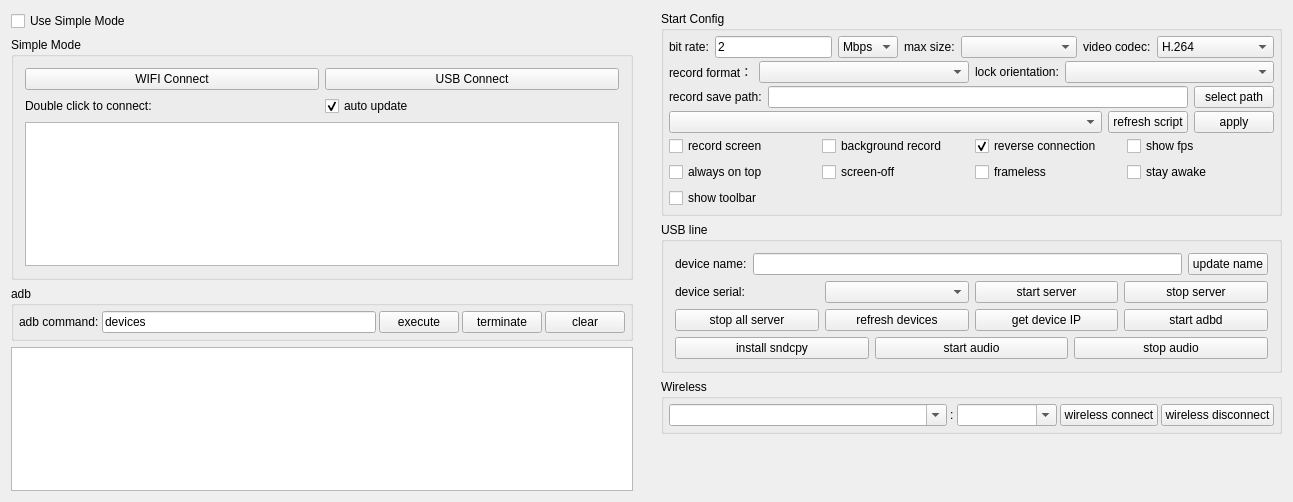
<?xml version="1.0" encoding="UTF-8"?>
<ui version="4.0">
 <class>Widget</class>
 <widget class="QWidget" name="Widget">
  <property name="geometry">
   <rect>
    <x>0</x>
    <y>0</y>
    <width>1293</width>
    <height>502</height>
   </rect>
  </property>
  <property name="windowTitle">
   <string notr="true">QtScrcpy</string>
  </property>
  <layout class="QHBoxLayout" name="horizontalLayout_11">
   <property name="leftMargin">
    <number>0</number>
   </property>
   <property name="topMargin">
    <number>0</number>
   </property>
   <property name="rightMargin">
    <number>0</number>
   </property>
   <property name="bottomMargin">
    <number>0</number>
   </property>
   <item>
    <widget class="QWidget" name="leftWidget" native="true">
     <property name="sizePolicy">
      <sizepolicy hsizetype="Preferred" vsizetype="Preferred">
       <horstretch>0</horstretch>
       <verstretch>0</verstretch>
      </sizepolicy>
     </property>
     <layout class="QVBoxLayout" name="verticalLayout_5">
      <item>
       <widget class="QCheckBox" name="useSingleModeCheck">
        <property name="sizePolicy">
         <sizepolicy hsizetype="Preferred" vsizetype="Maximum">
          <horstretch>0</horstretch>
          <verstretch>0</verstretch>
         </sizepolicy>
        </property>
        <property name="styleSheet">
         <string notr="true"/>
        </property>
        <property name="text">
         <string>Use Simple Mode</string>
        </property>
        <property name="checked">
         <bool>false</bool>
        </property>
       </widget>
      </item>
      <item>
       <widget class="QGroupBox" name="simpleGroupBox">
        <property name="sizePolicy">
         <sizepolicy hsizetype="Preferred" vsizetype="Preferred">
          <horstretch>0</horstretch>
          <verstretch>0</verstretch>
         </sizepolicy>
        </property>
        <property name="title">
         <string>Simple Mode</string>
        </property>
        <property name="checkable">
         <bool>false</bool>
        </property>
        <layout class="QVBoxLayout" name="verticalLayout_4">
         <item>
          <layout class="QHBoxLayout" name="horizontalLayout_9">
           <item>
            <widget class="QPushButton" name="wifiConnectBtn">
             <property name="sizePolicy">
              <sizepolicy hsizetype="Preferred" vsizetype="Maximum">
               <horstretch>0</horstretch>
               <verstretch>0</verstretch>
              </sizepolicy>
             </property>
             <property name="text">
              <string>WIFI Connect</string>
             </property>
            </widget>
           </item>
           <item>
            <widget class="QPushButton" name="usbConnectBtn">
             <property name="sizePolicy">
              <sizepolicy hsizetype="Preferred" vsizetype="Maximum">
               <horstretch>0</horstretch>
               <verstretch>0</verstretch>
              </sizepolicy>
             </property>
             <property name="text">
              <string>USB Connect</string>
             </property>
            </widget>
           </item>
          </layout>
         </item>
         <item>
          <layout class="QHBoxLayout" name="horizontalLayout_13">
           <property name="topMargin">
            <number>0</number>
           </property>
           <item>
            <widget class="QLabel" name="label_10">
             <property name="sizePolicy">
              <sizepolicy hsizetype="Preferred" vsizetype="Preferred">
               <horstretch>0</horstretch>
               <verstretch>0</verstretch>
              </sizepolicy>
             </property>
             <property name="text">
              <string>Double click to connect:</string>
             </property>
            </widget>
           </item>
           <item>
            <widget class="QCheckBox" name="autoUpdatecheckBox">
             <property name="sizePolicy">
              <sizepolicy hsizetype="Preferred" vsizetype="Preferred">
               <horstretch>0</horstretch>
               <verstretch>0</verstretch>
              </sizepolicy>
             </property>
             <property name="text">
              <string>auto update</string>
             </property>
             <property name="checked">
              <bool>true</bool>
             </property>
            </widget>
           </item>
          </layout>
         </item>
         <item>
          <widget class="QListWidget" name="connectedPhoneList">
           <property name="sizePolicy">
            <sizepolicy hsizetype="Preferred" vsizetype="Preferred">
             <horstretch>0</horstretch>
             <verstretch>0</verstretch>
            </sizepolicy>
           </property>
          </widget>
         </item>
        </layout>
       </widget>
      </item>
      <item>
       <widget class="QGroupBox" name="adbGroupBox">
        <property name="sizePolicy">
         <sizepolicy hsizetype="Preferred" vsizetype="Maximum">
          <horstretch>0</horstretch>
          <verstretch>0</verstretch>
         </sizepolicy>
        </property>
        <property name="title">
         <string notr="true">adb</string>
        </property>
        <layout class="QHBoxLayout" name="horizontalLayout_2">
         <property name="spacing">
          <number>3</number>
         </property>
         <property name="leftMargin">
          <number>5</number>
         </property>
         <property name="topMargin">
          <number>5</number>
         </property>
         <property name="rightMargin">
          <number>5</number>
         </property>
         <property name="bottomMargin">
          <number>5</number>
         </property>
         <item>
          <widget class="QLabel" name="label_7">
           <property name="sizePolicy">
            <sizepolicy hsizetype="Maximum" vsizetype="Preferred">
             <horstretch>0</horstretch>
             <verstretch>0</verstretch>
            </sizepolicy>
           </property>
           <property name="text">
            <string>adb command:</string>
           </property>
           <property name="buddy">
            <cstring>adbCommandEdt</cstring>
           </property>
          </widget>
         </item>
         <item>
          <widget class="QLineEdit" name="adbCommandEdt">
           <property name="sizePolicy">
            <sizepolicy hsizetype="MinimumExpanding" vsizetype="Preferred">
             <horstretch>0</horstretch>
             <verstretch>0</verstretch>
            </sizepolicy>
           </property>
           <property name="text">
            <string notr="true">devices</string>
           </property>
          </widget>
         </item>
         <item>
          <widget class="QPushButton" name="adbCommandBtn">
           <property name="sizePolicy">
            <sizepolicy hsizetype="Maximum" vsizetype="Preferred">
             <horstretch>0</horstretch>
             <verstretch>0</verstretch>
            </sizepolicy>
           </property>
           <property name="text">
            <string>execute</string>
           </property>
          </widget>
         </item>
         <item>
          <widget class="QPushButton" name="stopAdbBtn">
           <property name="sizePolicy">
            <sizepolicy hsizetype="Maximum" vsizetype="Preferred">
             <horstretch>0</horstretch>
             <verstretch>0</verstretch>
            </sizepolicy>
           </property>
           <property name="text">
            <string>terminate</string>
           </property>
          </widget>
         </item>
         <item>
          <widget class="QPushButton" name="clearOut">
           <property name="sizePolicy">
            <sizepolicy hsizetype="Maximum" vsizetype="Preferred">
             <horstretch>0</horstretch>
             <verstretch>0</verstretch>
            </sizepolicy>
           </property>
           <property name="text">
            <string>clear</string>
           </property>
          </widget>
         </item>
        </layout>
       </widget>
      </item>
      <item>
       <widget class="QTextEdit" name="outEdit">
        <property name="sizePolicy">
         <sizepolicy hsizetype="Preferred" vsizetype="Preferred">
          <horstretch>0</horstretch>
          <verstretch>0</verstretch>
         </sizepolicy>
        </property>
        <property name="focusPolicy">
         <enum>Qt::NoFocus</enum>
        </property>
        <property name="documentTitle">
         <string/>
        </property>
        <property name="readOnly">
         <bool>true</bool>
        </property>
       </widget>
      </item>
     </layout>
    </widget>
   </item>
   <item>
    <widget class="QWidget" name="rightWidget" native="true">
     <property name="sizePolicy">
      <sizepolicy hsizetype="MinimumExpanding" vsizetype="Preferred">
       <horstretch>0</horstretch>
       <verstretch>0</verstretch>
      </sizepolicy>
     </property>
     <layout class="QVBoxLayout" name="verticalLayout_6">
      <item>
       <widget class="QGroupBox" name="configGroupBox">
        <property name="sizePolicy">
         <sizepolicy hsizetype="Preferred" vsizetype="Preferred">
          <horstretch>0</horstretch>
          <verstretch>0</verstretch>
         </sizepolicy>
        </property>
        <property name="title">
         <string>Start Config</string>
        </property>
        <layout class="QVBoxLayout" name="verticalLayout_3">
         <property name="spacing">
          <number>3</number>
         </property>
         <property name="leftMargin">
          <number>5</number>
         </property>
         <property name="topMargin">
          <number>5</number>
         </property>
         <property name="rightMargin">
          <number>5</number>
         </property>
         <property name="bottomMargin">
          <number>5</number>
         </property>
         <item>
          <widget class="QWidget" name="configWidget1" native="true">
           <property name="sizePolicy">
            <sizepolicy hsizetype="Preferred" vsizetype="Preferred">
             <horstretch>0</horstretch>
             <verstretch>0</verstretch>
            </sizepolicy>
           </property>
           <layout class="QHBoxLayout" name="horizontalLayout_5">
            <property name="leftMargin">
             <number>0</number>
            </property>
            <property name="topMargin">
             <number>0</number>
            </property>
            <property name="rightMargin">
             <number>0</number>
            </property>
            <property name="bottomMargin">
             <number>0</number>
            </property>
            <item>
             <widget class="QLabel" name="label_3">
              <property name="sizePolicy">
               <sizepolicy hsizetype="Maximum" vsizetype="Preferred">
                <horstretch>0</horstretch>
                <verstretch>0</verstretch>
               </sizepolicy>
              </property>
              <property name="text">
               <string>bit rate:</string>
              </property>
             </widget>
            </item>
            <item>
             <widget class="QLineEdit" name="bitRateEdit">
              <property name="sizePolicy">
               <sizepolicy hsizetype="Preferred" vsizetype="Preferred">
                <horstretch>0</horstretch>
                <verstretch>0</verstretch>
               </sizepolicy>
              </property>
              <property name="text">
               <string notr="true">2</string>
              </property>
             </widget>
            </item>
            <item>
             <widget class="QComboBox" name="bitRateBox">
              <property name="sizePolicy">
               <sizepolicy hsizetype="Maximum" vsizetype="Preferred">
                <horstretch>0</horstretch>
                <verstretch>0</verstretch>
               </sizepolicy>
              </property>
              <property name="toolTip">
               <string/>
              </property>
              <property name="currentText">
               <string notr="true">Mbps</string>
              </property>
              <item>
               <property name="text">
                <string notr="true">Mbps</string>
               </property>
              </item>
              <item>
               <property name="text">
                <string notr="true">Kbps</string>
               </property>
              </item>
             </widget>
            </item>
            <item>
             <widget class="QLabel" name="label_4">
              <property name="sizePolicy">
               <sizepolicy hsizetype="Maximum" vsizetype="Preferred">
                <horstretch>0</horstretch>
                <verstretch>0</verstretch>
               </sizepolicy>
              </property>
              <property name="text">
               <string>max size:</string>
              </property>
             </widget>
            </item>
             <item>
              <widget class="QComboBox" name="maxSizeBox">
               <property name="sizePolicy">
                <sizepolicy hsizetype="Preferred" vsizetype="Preferred">
                 <horstretch>0</horstretch>
                 <verstretch>0</verstretch>
                </sizepolicy>
               </property>
               <property name="toolTip">
                <string/>
               </property>
              </widget>
             </item>
             <item>
              <widget class="QLabel" name="labelVideoCodec">
               <property name="sizePolicy">
                <sizepolicy hsizetype="Maximum" vsizetype="Preferred">
                 <horstretch>0</horstretch>
                 <verstretch>0</verstretch>
                </sizepolicy>
               </property>
               <property name="text">
                <string>video codec:</string>
               </property>
              </widget>
             </item>
             <item>
              <widget class="QComboBox" name="videoCodecBox">
               <property name="sizePolicy">
                <sizepolicy hsizetype="Preferred" vsizetype="Preferred">
                 <horstretch>0</horstretch>
                 <verstretch>0</verstretch>
                </sizepolicy>
               </property>
               <property name="toolTip">
                <string>H.264: 兼容性最好，延迟最低（默认）&#x0A;H.265: 相同码率画质更好，但编码延迟较高，需设备支持&#x0A;AV1: 压缩率最高，仅新设备支持，旧设备可能导致无画面</string>
               </property>
               <item>
                <property name="text">
                 <string notr="true">H.264</string>
                </property>
               </item>
               <item>
                <property name="text">
                 <string notr="true">H.265</string>
                </property>
               </item>
               <item>
                <property name="text">
                 <string notr="true">AV1</string>
                </property>
               </item>
              </widget>
             </item>
            </layout>
          </widget>
         </item>
         <item>
          <widget class="QWidget" name="configWidget5" native="true">
           <property name="sizePolicy">
            <sizepolicy hsizetype="Preferred" vsizetype="Preferred">
             <horstretch>0</horstretch>
             <verstretch>0</verstretch>
            </sizepolicy>
           </property>
           <layout class="QHBoxLayout" name="horizontalLayout_7">
            <property name="leftMargin">
             <number>0</number>
            </property>
            <property name="topMargin">
             <number>0</number>
            </property>
            <property name="rightMargin">
             <number>0</number>
            </property>
            <property name="bottomMargin">
             <number>0</number>
            </property>
            <item>
             <widget class="QLabel" name="label_6">
              <property name="sizePolicy">
               <sizepolicy hsizetype="Maximum" vsizetype="Preferred">
                <horstretch>0</horstretch>
                <verstretch>0</verstretch>
               </sizepolicy>
              </property>
              <property name="text">
               <string>record format：</string>
              </property>
             </widget>
            </item>
            <item>
             <widget class="QComboBox" name="formatBox">
              <property name="sizePolicy">
               <sizepolicy hsizetype="Preferred" vsizetype="Preferred">
                <horstretch>0</horstretch>
                <verstretch>0</verstretch>
               </sizepolicy>
              </property>
             </widget>
            </item>
            <item>
             <widget class="QLabel" name="label_8">
              <property name="sizePolicy">
               <sizepolicy hsizetype="Maximum" vsizetype="Preferred">
                <horstretch>0</horstretch>
                <verstretch>0</verstretch>
               </sizepolicy>
              </property>
              <property name="text">
               <string>lock orientation:</string>
              </property>
             </widget>
            </item>
            <item>
             <widget class="QComboBox" name="lockOrientationBox">
              <property name="sizePolicy">
               <sizepolicy hsizetype="Preferred" vsizetype="Preferred">
                <horstretch>0</horstretch>
                <verstretch>0</verstretch>
               </sizepolicy>
              </property>
             </widget>
            </item>
           </layout>
          </widget>
         </item>
         <item>
          <widget class="QWidget" name="configWidget2" native="true">
           <property name="sizePolicy">
            <sizepolicy hsizetype="Preferred" vsizetype="Preferred">
             <horstretch>0</horstretch>
             <verstretch>0</verstretch>
            </sizepolicy>
           </property>
           <layout class="QHBoxLayout" name="horizontalLayout_6">
            <property name="leftMargin">
             <number>0</number>
            </property>
            <property name="topMargin">
             <number>0</number>
            </property>
            <property name="rightMargin">
             <number>0</number>
            </property>
            <property name="bottomMargin">
             <number>0</number>
            </property>
            <item>
             <widget class="QLabel" name="label_5">
              <property name="sizePolicy">
               <sizepolicy hsizetype="Preferred" vsizetype="Preferred">
                <horstretch>0</horstretch>
                <verstretch>0</verstretch>
               </sizepolicy>
              </property>
              <property name="text">
               <string>record save path:</string>
              </property>
              <property name="buddy">
               <cstring>recordPathEdt</cstring>
              </property>
             </widget>
            </item>
            <item>
             <widget class="QLineEdit" name="recordPathEdt">
              <property name="sizePolicy">
               <sizepolicy hsizetype="MinimumExpanding" vsizetype="Preferred">
                <horstretch>0</horstretch>
                <verstretch>0</verstretch>
               </sizepolicy>
              </property>
              <property name="readOnly">
               <bool>true</bool>
              </property>
             </widget>
            </item>
            <item>
             <widget class="QPushButton" name="selectRecordPathBtn">
              <property name="sizePolicy">
               <sizepolicy hsizetype="Preferred" vsizetype="Preferred">
                <horstretch>0</horstretch>
                <verstretch>0</verstretch>
               </sizepolicy>
              </property>
              <property name="text">
               <string>select path</string>
              </property>
              <property name="autoDefault">
               <bool>false</bool>
              </property>
             </widget>
            </item>
           </layout>
          </widget>
         </item>
         <item>
          <widget class="QWidget" name="configWidget4" native="true">
           <property name="sizePolicy">
            <sizepolicy hsizetype="Preferred" vsizetype="Preferred">
             <horstretch>0</horstretch>
             <verstretch>0</verstretch>
            </sizepolicy>
           </property>
           <layout class="QHBoxLayout" name="horizontalLayout_8">
            <property name="leftMargin">
             <number>0</number>
            </property>
            <property name="topMargin">
             <number>0</number>
            </property>
            <property name="rightMargin">
             <number>0</number>
            </property>
            <property name="bottomMargin">
             <number>0</number>
            </property>
            <item>
             <widget class="QComboBox" name="gameBox">
              <property name="sizePolicy">
               <sizepolicy hsizetype="MinimumExpanding" vsizetype="Preferred">
                <horstretch>0</horstretch>
                <verstretch>0</verstretch>
               </sizepolicy>
              </property>
             </widget>
            </item>
            <item>
             <widget class="QPushButton" name="refreshGameScriptBtn">
              <property name="sizePolicy">
               <sizepolicy hsizetype="Preferred" vsizetype="Preferred">
                <horstretch>0</horstretch>
                <verstretch>0</verstretch>
               </sizepolicy>
              </property>
              <property name="text">
               <string>refresh script</string>
              </property>
             </widget>
            </item>
            <item>
             <widget class="QPushButton" name="applyScriptBtn">
              <property name="sizePolicy">
               <sizepolicy hsizetype="Preferred" vsizetype="Preferred">
                <horstretch>0</horstretch>
                <verstretch>0</verstretch>
               </sizepolicy>
              </property>
              <property name="text">
               <string>apply</string>
              </property>
             </widget>
            </item>
           </layout>
          </widget>
         </item>
         <item>
          <widget class="QWidget" name="configWidget3" native="true">
           <property name="sizePolicy">
            <sizepolicy hsizetype="Preferred" vsizetype="Preferred">
             <horstretch>0</horstretch>
             <verstretch>0</verstretch>
            </sizepolicy>
           </property>
           <layout class="QGridLayout" name="gridLayout">
            <property name="leftMargin">
             <number>0</number>
            </property>
            <property name="topMargin">
             <number>0</number>
            </property>
            <property name="rightMargin">
             <number>0</number>
            </property>
            <property name="bottomMargin">
             <number>0</number>
            </property>
            <item row="0" column="4">
             <widget class="QCheckBox" name="fpsCheck">
              <property name="sizePolicy">
               <sizepolicy hsizetype="Preferred" vsizetype="Preferred">
                <horstretch>0</horstretch>
                <verstretch>0</verstretch>
               </sizepolicy>
              </property>
              <property name="text">
               <string>show fps</string>
              </property>
             </widget>
            </item>
            <item row="0" column="1">
             <widget class="QCheckBox" name="notDisplayCheck">
              <property name="sizePolicy">
               <sizepolicy hsizetype="Preferred" vsizetype="Preferred">
                <horstretch>0</horstretch>
                <verstretch>0</verstretch>
               </sizepolicy>
              </property>
              <property name="text">
               <string>background record</string>
              </property>
              <property name="checkable">
               <bool>false</bool>
              </property>
             </widget>
            </item>
            <item row="1" column="0">
             <widget class="QCheckBox" name="alwaysTopCheck">
              <property name="sizePolicy">
               <sizepolicy hsizetype="Preferred" vsizetype="Preferred">
                <horstretch>0</horstretch>
                <verstretch>0</verstretch>
               </sizepolicy>
              </property>
              <property name="text">
               <string>always on top</string>
              </property>
              <property name="checked">
               <bool>false</bool>
              </property>
             </widget>
            </item>
            <item row="0" column="0">
             <widget class="QCheckBox" name="recordScreenCheck">
              <property name="sizePolicy">
               <sizepolicy hsizetype="Preferred" vsizetype="Preferred">
                <horstretch>0</horstretch>
                <verstretch>0</verstretch>
               </sizepolicy>
              </property>
              <property name="text">
               <string>record screen</string>
              </property>
             </widget>
            </item>
            <item row="0" column="3">
             <widget class="QCheckBox" name="useReverseCheck">
              <property name="sizePolicy">
               <sizepolicy hsizetype="Preferred" vsizetype="Preferred">
                <horstretch>0</horstretch>
                <verstretch>0</verstretch>
               </sizepolicy>
              </property>
              <property name="text">
               <string>reverse connection</string>
              </property>
              <property name="checked">
               <bool>true</bool>
              </property>
             </widget>
            </item>
            <item row="1" column="1">
             <widget class="QCheckBox" name="closeScreenCheck">
              <property name="sizePolicy">
               <sizepolicy hsizetype="Preferred" vsizetype="Preferred">
                <horstretch>0</horstretch>
                <verstretch>0</verstretch>
               </sizepolicy>
              </property>
              <property name="text">
               <string>screen-off</string>
              </property>
             </widget>
            </item>
            <item row="1" column="3">
             <widget class="QCheckBox" name="framelessCheck">
              <property name="sizePolicy">
               <sizepolicy hsizetype="Preferred" vsizetype="Preferred">
                <horstretch>0</horstretch>
                <verstretch>0</verstretch>
               </sizepolicy>
              </property>
              <property name="text">
               <string>frameless</string>
              </property>
             </widget>
            </item>
            <item row="1" column="4">
             <widget class="QCheckBox" name="stayAwakeCheck">
              <property name="sizePolicy">
               <sizepolicy hsizetype="Preferred" vsizetype="Preferred">
                <horstretch>0</horstretch>
                <verstretch>0</verstretch>
               </sizepolicy>
              </property>
              <property name="text">
               <string>stay awake</string>
              </property>
             </widget>
            </item>
            <item row="2" column="0">
             <widget class="QCheckBox" name="showToolbar">
              <property name="text">
               <string>show toolbar</string>
              </property>
             </widget>
            </item>
           </layout>
          </widget>
         </item>
        </layout>
       </widget>
      </item>
      <item>
       <widget class="QGroupBox" name="usbGroupBox">
        <property name="sizePolicy">
         <sizepolicy hsizetype="Preferred" vsizetype="Preferred">
          <horstretch>0</horstretch>
          <verstretch>0</verstretch>
         </sizepolicy>
        </property>
        <property name="title">
         <string>USB line</string>
        </property>
        <layout class="QVBoxLayout" name="verticalLayout">
         <item>
          <layout class="QHBoxLayout" name="horizontalLayout_10">
           <item>
            <widget class="QLabel" name="label_9">
             <property name="sizePolicy">
              <sizepolicy hsizetype="Preferred" vsizetype="Preferred">
               <horstretch>0</horstretch>
               <verstretch>0</verstretch>
              </sizepolicy>
             </property>
             <property name="text">
              <string>device name:</string>
             </property>
            </widget>
           </item>
           <item>
            <widget class="QLineEdit" name="userNameEdt">
             <property name="sizePolicy">
              <sizepolicy hsizetype="MinimumExpanding" vsizetype="Preferred">
               <horstretch>0</horstretch>
               <verstretch>0</verstretch>
              </sizepolicy>
             </property>
            </widget>
           </item>
           <item>
            <widget class="QPushButton" name="updateNameBtn">
             <property name="sizePolicy">
              <sizepolicy hsizetype="Preferred" vsizetype="Preferred">
               <horstretch>0</horstretch>
               <verstretch>0</verstretch>
              </sizepolicy>
             </property>
             <property name="text">
              <string>update name</string>
             </property>
             <property name="autoDefault">
              <bool>false</bool>
             </property>
            </widget>
           </item>
          </layout>
         </item>
         <item>
          <widget class="QWidget" name="usbWidget1" native="true">
           <property name="sizePolicy">
            <sizepolicy hsizetype="Preferred" vsizetype="Preferred">
             <horstretch>0</horstretch>
             <verstretch>0</verstretch>
            </sizepolicy>
           </property>
           <layout class="QHBoxLayout" name="horizontalLayout_3">
            <property name="leftMargin">
             <number>0</number>
            </property>
            <property name="topMargin">
             <number>0</number>
            </property>
            <property name="rightMargin">
             <number>0</number>
            </property>
            <property name="bottomMargin">
             <number>0</number>
            </property>
            <item>
             <widget class="QLabel" name="label_2">
              <property name="sizePolicy">
               <sizepolicy hsizetype="Preferred" vsizetype="Preferred">
                <horstretch>0</horstretch>
                <verstretch>0</verstretch>
               </sizepolicy>
              </property>
              <property name="text">
               <string>device serial:</string>
              </property>
             </widget>
            </item>
            <item>
             <widget class="QComboBox" name="serialBox">
              <property name="sizePolicy">
               <sizepolicy hsizetype="Preferred" vsizetype="Preferred">
                <horstretch>0</horstretch>
                <verstretch>0</verstretch>
               </sizepolicy>
              </property>
             </widget>
            </item>
            <item>
             <widget class="QPushButton" name="startServerBtn">
              <property name="sizePolicy">
               <sizepolicy hsizetype="Preferred" vsizetype="Preferred">
                <horstretch>0</horstretch>
                <verstretch>0</verstretch>
               </sizepolicy>
              </property>
              <property name="text">
               <string>start server</string>
              </property>
              <property name="autoDefault">
               <bool>false</bool>
              </property>
             </widget>
            </item>
            <item>
             <widget class="QPushButton" name="stopServerBtn">
              <property name="sizePolicy">
               <sizepolicy hsizetype="Preferred" vsizetype="Preferred">
                <horstretch>0</horstretch>
                <verstretch>0</verstretch>
               </sizepolicy>
              </property>
              <property name="text">
               <string>stop server</string>
              </property>
              <property name="autoDefault">
               <bool>false</bool>
              </property>
             </widget>
            </item>
           </layout>
          </widget>
         </item>
         <item>
          <widget class="QWidget" name="usbWidget2" native="true">
           <property name="sizePolicy">
            <sizepolicy hsizetype="Preferred" vsizetype="Preferred">
             <horstretch>0</horstretch>
             <verstretch>0</verstretch>
            </sizepolicy>
           </property>
           <layout class="QHBoxLayout" name="horizontalLayout_4">
            <property name="leftMargin">
             <number>0</number>
            </property>
            <property name="topMargin">
             <number>0</number>
            </property>
            <property name="rightMargin">
             <number>0</number>
            </property>
            <property name="bottomMargin">
             <number>0</number>
            </property>
            <item>
             <widget class="QPushButton" name="stopAllServerBtn">
              <property name="sizePolicy">
               <sizepolicy hsizetype="Preferred" vsizetype="Preferred">
                <horstretch>0</horstretch>
                <verstretch>0</verstretch>
               </sizepolicy>
              </property>
              <property name="text">
               <string>stop all server</string>
              </property>
             </widget>
            </item>
            <item>
             <widget class="QPushButton" name="updateDevice">
              <property name="sizePolicy">
               <sizepolicy hsizetype="Preferred" vsizetype="Preferred">
                <horstretch>0</horstretch>
                <verstretch>0</verstretch>
               </sizepolicy>
              </property>
              <property name="text">
               <string>refresh devices</string>
              </property>
              <property name="autoDefault">
               <bool>false</bool>
              </property>
             </widget>
            </item>
            <item>
             <widget class="QPushButton" name="getIPBtn">
              <property name="sizePolicy">
               <sizepolicy hsizetype="Preferred" vsizetype="Preferred">
                <horstretch>0</horstretch>
                <verstretch>0</verstretch>
               </sizepolicy>
              </property>
              <property name="text">
               <string>get device IP</string>
              </property>
              <property name="autoDefault">
               <bool>false</bool>
              </property>
             </widget>
            </item>
            <item>
             <widget class="QPushButton" name="startAdbdBtn">
              <property name="sizePolicy">
               <sizepolicy hsizetype="Preferred" vsizetype="Preferred">
                <horstretch>0</horstretch>
                <verstretch>0</verstretch>
               </sizepolicy>
              </property>
              <property name="text">
               <string>start adbd</string>
              </property>
              <property name="autoDefault">
               <bool>false</bool>
              </property>
             </widget>
            </item>
           </layout>
          </widget>
         </item>
         <item>
          <widget class="QWidget" name="usbWidget3" native="true">
           <layout class="QHBoxLayout" name="horizontalLayout_12">
            <property name="leftMargin">
             <number>0</number>
            </property>
            <property name="topMargin">
             <number>0</number>
            </property>
            <property name="rightMargin">
             <number>0</number>
            </property>
            <property name="bottomMargin">
             <number>0</number>
            </property>
            <item>
             <widget class="QPushButton" name="installSndcpyBtn">
              <property name="sizePolicy">
               <sizepolicy hsizetype="Preferred" vsizetype="Preferred">
                <horstretch>0</horstretch>
                <verstretch>0</verstretch>
               </sizepolicy>
              </property>
              <property name="text">
               <string>install sndcpy</string>
              </property>
             </widget>
            </item>
            <item>
             <widget class="QPushButton" name="startAudioBtn">
              <property name="sizePolicy">
               <sizepolicy hsizetype="Preferred" vsizetype="Preferred">
                <horstretch>0</horstretch>
                <verstretch>0</verstretch>
               </sizepolicy>
              </property>
              <property name="text">
               <string>start audio</string>
              </property>
             </widget>
            </item>
            <item>
             <widget class="QPushButton" name="stopAudioBtn">
              <property name="sizePolicy">
               <sizepolicy hsizetype="Preferred" vsizetype="Preferred">
                <horstretch>0</horstretch>
                <verstretch>0</verstretch>
               </sizepolicy>
              </property>
              <property name="text">
               <string>stop audio</string>
              </property>
             </widget>
            </item>
           </layout>
          </widget>
         </item>
        </layout>
       </widget>
      </item>
      <item>
       <widget class="QGroupBox" name="wirelessGroupBox">
        <property name="sizePolicy">
         <sizepolicy hsizetype="Preferred" vsizetype="Preferred">
          <horstretch>0</horstretch>
          <verstretch>0</verstretch>
         </sizepolicy>
        </property>
        <property name="title">
         <string>Wireless</string>
        </property>
        <layout class="QHBoxLayout" name="horizontalLayout">
         <property name="spacing">
          <number>3</number>
         </property>
         <property name="leftMargin">
          <number>5</number>
         </property>
         <property name="topMargin">
          <number>5</number>
         </property>
         <property name="rightMargin">
          <number>5</number>
         </property>
         <property name="bottomMargin">
          <number>5</number>
         </property>
         <item>
          <widget class="QComboBox" name="deviceIpEdt">
           <property name="sizePolicy">
            <sizepolicy hsizetype="MinimumExpanding" vsizetype="Preferred">
             <horstretch>0</horstretch>
             <verstretch>0</verstretch>
            </sizepolicy>
           </property>
           <property name="minimumSize">
            <size>
             <width>200</width>
             <height>0</height>
            </size>
           </property>
           <property name="editable">
            <bool>true</bool>
           </property>
           <property name="currentText">
            <string/>
           </property>
          </widget>
         </item>
         <item>
          <widget class="QLabel" name="label">
           <property name="sizePolicy">
            <sizepolicy hsizetype="Maximum" vsizetype="Preferred">
             <horstretch>0</horstretch>
             <verstretch>0</verstretch>
            </sizepolicy>
           </property>
           <property name="text">
            <string notr="true">:</string>
           </property>
          </widget>
         </item>
         <item>
          <widget class="QComboBox" name="devicePortEdt">
           <property name="sizePolicy">
            <sizepolicy hsizetype="Maximum" vsizetype="Preferred">
             <horstretch>0</horstretch>
             <verstretch>0</verstretch>
            </sizepolicy>
           </property>
           <property name="minimumSize">
            <size>
             <width>100</width>
             <height>0</height>
            </size>
           </property>
           <property name="editable">
            <bool>true</bool>
           </property>
           <property name="currentText">
            <string/>
           </property>
          </widget>
         </item>
         <item>
          <widget class="QPushButton" name="wirelessConnectBtn">
           <property name="sizePolicy">
            <sizepolicy hsizetype="Preferred" vsizetype="Preferred">
             <horstretch>0</horstretch>
             <verstretch>0</verstretch>
            </sizepolicy>
           </property>
           <property name="text">
            <string>wireless connect</string>
           </property>
           <property name="autoDefault">
            <bool>false</bool>
           </property>
          </widget>
         </item>
         <item>
          <widget class="QPushButton" name="wirelessDisConnectBtn">
           <property name="sizePolicy">
            <sizepolicy hsizetype="Preferred" vsizetype="Preferred">
             <horstretch>0</horstretch>
             <verstretch>0</verstretch>
            </sizepolicy>
           </property>
           <property name="text">
            <string>wireless disconnect</string>
           </property>
           <property name="autoDefault">
            <bool>false</bool>
           </property>
          </widget>
         </item>
        </layout>
       </widget>
      </item>
      <item>
       <spacer name="verticalSpacer">
        <property name="sizePolicy">
         <sizepolicy hsizetype="Minimum" vsizetype="Expanding">
          <horstretch>0</horstretch>
          <verstretch>0</verstretch>
         </sizepolicy>
        </property>
        <property name="orientation">
         <enum>Qt::Vertical</enum>
        </property>
        <property name="sizeType">
         <enum>QSizePolicy::Expanding</enum>
        </property>
        <property name="sizeHint" stdset="0">
         <size>
          <width>40</width>
          <height>20</height>
         </size>
        </property>
       </spacer>
      </item>
     </layout>
    </widget>
   </item>
  </layout>
 </widget>
 <layoutdefault spacing="6" margin="11"/>
 <tabstops>
  <tabstop>deviceIpEdt</tabstop>
  <tabstop>devicePortEdt</tabstop>
  <tabstop>wirelessConnectBtn</tabstop>
  <tabstop>wirelessDisConnectBtn</tabstop>
  <tabstop>adbCommandEdt</tabstop>
  <tabstop>adbCommandBtn</tabstop>
  <tabstop>stopAdbBtn</tabstop>
  <tabstop>clearOut</tabstop>
 </tabstops>
 <resources/>
 <connections/>
</ui>
